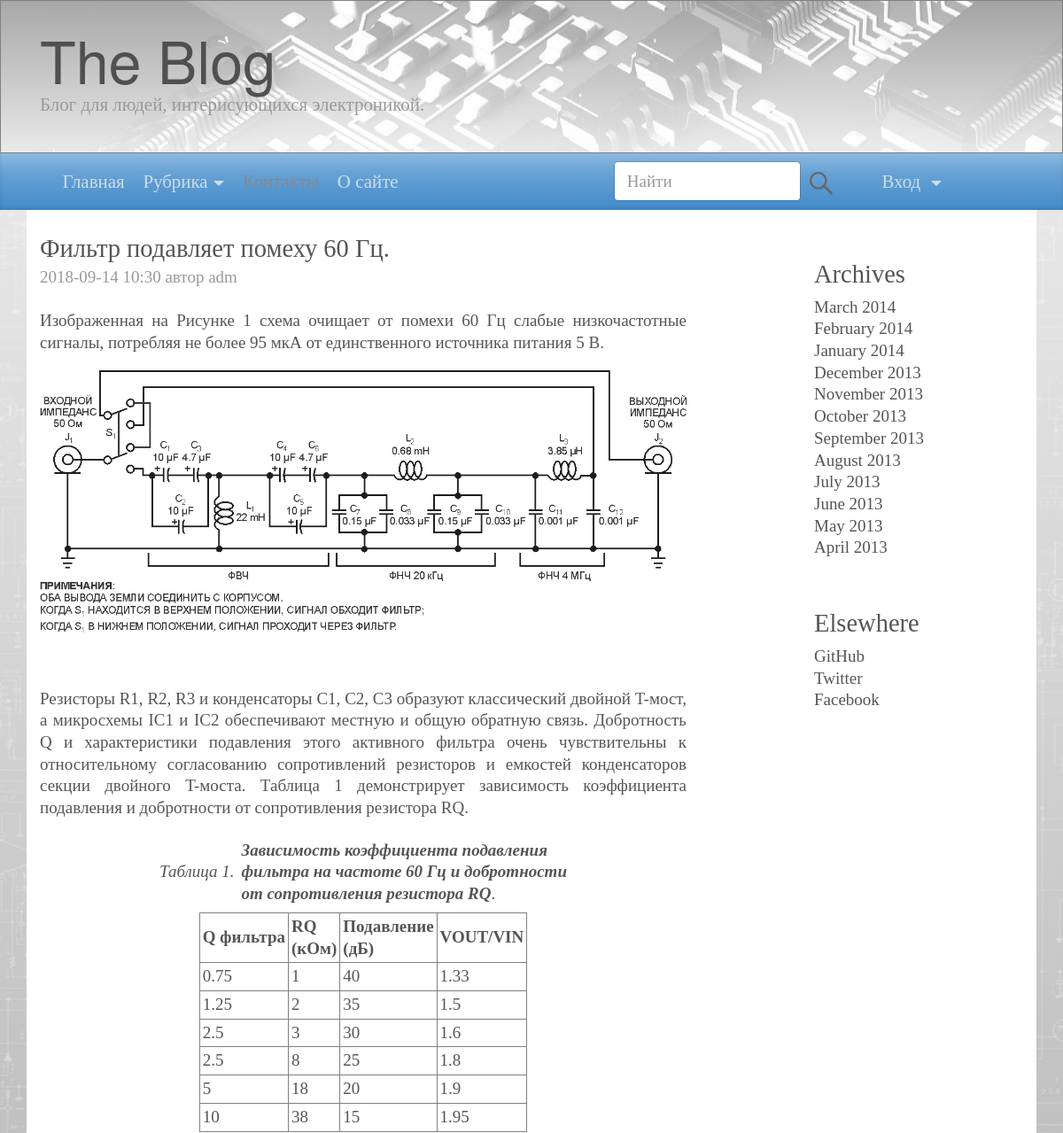
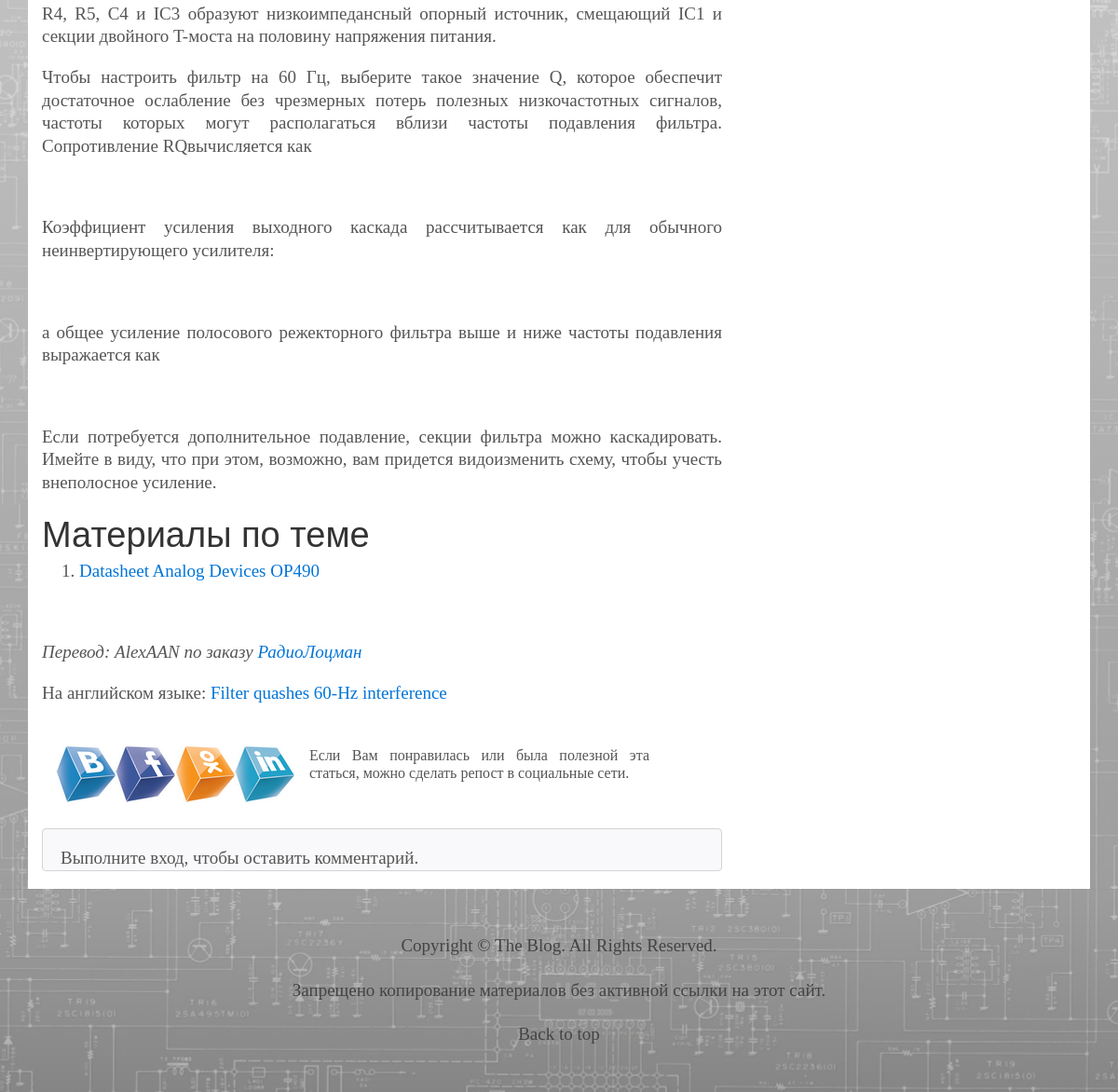
The app's page /article.php?show=54 with its own data (2 pictures, top to bottom).
### tables this page shows
CREATE TABLE `posts` (
  `id` int(10) UNSIGNED NOT NULL,
  `author_id` int(10) UNSIGNED DEFAULT NULL,
  `category_id` int(10) UNSIGNED DEFAULT NULL,
  `pub_date` datetime DEFAULT NULL,
  `title` varchar(220) DEFAULT NULL,
  `art_intro` varchar(800) DEFAULT NULL,
  `art_intro_img` varchar(255) DEFAULT NULL,
  `post_body` text
);

CREATE TABLE `users` (
  `id` int(10) UNSIGNED NOT NULL,
  `usermail` varchar(30) DEFAULT NULL,
  `password` varchar(40) DEFAULT NULL,
  `screen_name` varchar(30) DEFAULT NULL,
  `creation_date` datetime NOT NULL DEFAULT CURRENT_TIMESTAMP
);

### functions.php (called while the page is built, shortened)
<?php
    require_once 'db.php';
    $connection = new mysqli($dbhost, $dbuser, $dbpass, $dbname);
    function queryMysql($query)
    {
        global $connection;
        $result = $connection->query($query);
        return $result;
    }
    function sanitizeString($var)
    {
        global $connection;
        $var = strip_tags($var);
        $var = htmlentities($var);
        $var = stripslashes($var);
        return
            $connection->real_escape_string($var);
    }
?>

### log.php (called while the page is built, shortened)
<?php
	$userLoggedIn = FALSE;
?>

### article.php (the view, shortened to what this page needs)
<?php
    require_once 'main.php' ;
    if(isset($_GET['show']))
    {
        if($_GET['show'] != 'user_articles')
        {
            $art_id = sanitizeString($_GET['show']);
            $result = queryMysql("SELECT
                                    U.id AS u_id,
                                    U.screen_name,
                                    P.pub_date,
                                    P.title,
                                    P.art_intro,
                                    P.art_intro_img,
                                    P.post_body
                                FROM posts P
                                INNER JOIN users U
                                    ON P.author_id=U.id
                                    WHERE P.id='$art_id'");
            $row = $result->fetch_assoc();
            $user_screen_name = $row['screen_name'];
            $pub_date = $row['pub_date'];
            $pub_date = preg_replace( "#(:\d+):\d+#", '$1', $pub_date );
            $title = $row['title'];
            $art_intro = $row['art_intro'];
            $art_intro_img = $row['art_intro_img'];
            $post_body = $row['post_body'];
        }
    }
?>
<div class='main-field style='background-color: lightgrey;'>
    <div class='container-fluid ' >
        <div class='container data-field'>
            <div class='row'>
                <div class='col-md-8 blog-main'>
<?php
                echo "  <div class='blog-post'>
                        <h4 class='blog-post-title'> $title </h4>
                        <p class='blog-post-meta'>$pub_date автор $user_screen_name
                        </p>
                        <p>$art_intro</p>
                        <p><img class='post-preview-img' src='$art_intro_img'></p>
                        <br>
                        <p>$post_body</p>
                        <br>
                        <div class='social-links'>
                            <div class='row'>
                                <div class='pull-xs-left'>
                                    <a href='https://vk.com/share.php?url=http://myblog/article.php?show=55' class='social-vk' target='_blank'>
                                    <img src='/images/000078_social_3d_cubs1_vk.png'>
                                    </a>
                                </div>
                                <div class='pull-xs-left'>
                                    <a href='https://www.facebook.com/sharer.php?url=http://myblog/article.php?show=55&amp;t=<?php the_title(); ?>' class='social-fb' target='_blank'>
                                    <img src='/images/000078_social_3d_cubs1_fb.png'>
                                    </a>
                                </div>
                                <div class='pull-xs-left'>
                                    <a href='http://www.odnoklassniki.ru/dk?st.cmd=addShare&st.s=1&st._surl=<?php the_permalink(); ?>&st.comments=<?php the_title(); ?>' class='social-ok' target='_blank'>
                                        <img src='/images/000078_social_3d_cubs1_ok.png'>
                                    </a>
                                </div>
                                <div class='pull-xs-left'>
                                    <a href='http://www.linkedin.com/shareArticle?mini=true&url=<?php the_permalink() ?>&title=<?php the_title(); ?>&summary=&source=<?php bloginfo('name'); ?>
                                        <img src='/images/000078_social_3d_cubs1_linkedin.png'>
                                    </a>
                                </div>
                                <span class='repost-notification'>Если Вам понравилась или была полезной эта статься, можно сделать репост в социальные сети.
                                </span>
                            </div>
                        </div>
                    </div>";
?>
<?php
                if($userLoggedIn == true)
                {
                    echo "
                    <form class='comments-main' action='article.php?show=$art_id' method='post'>
                        <div class='title-input'>
                            <textarea class='intro-box' id='' name='comment-body'  rows='5' maxlength='1000' placeholder='Комментарий''></textarea>
                        </div>
                        <input type='hidden' name='art_id' value='$art_id'>
                        <button type='submit' class='comment-btn pull-xs-right' style='text-align: center;'>Добавить комментарий</button>
                        <div style='clear: both;''></div>
                    </form>";
                }
                else
                {
                    echo "<div class='comments-main'>
                        <div class='title-input'>
                            Выполните вход, чтобы оставить комментарий.
                        </div>
                    </div>";
                }
?>
                </div>
                <?php
                    require_once "sidebar.php";
                ?>
            </div>
        </div>
    </div>
</div>
<?php
    require_once 'footer.php'
?>

### css/main.css (style rules this page uses)
@media (min-width: 48em) { html { font-size: 19px; height: 100%; } }
html { height: 100%; }
body { font-family: Georgia, "Times New Roman", Times, serif; color: #555; overflow-x: hidden; width: 100%; height: 70%; }
h1, .h1, h2, .h2, h3, .h3 h4, .h4, h5, .h5, h6, .h6 { font-family: "Helvetica Neue", Helvetica, Arial, sans-serif; font-weight: normal; color: #333; }
.container { max-width: 60rem; }
.main-field { background: linear-gradient(rgba(255, 255, 255, 0.9), rgba(255, 255, 255, 0.6)), no-repeat, url(../images/06.jpg); background-position: 50%; }
.data-field { background-color: white; line-height: 1.3em; text-align: justify; }
.blog-post { margin-top: 1.5rem; margin-bottom: 1.5rem; }
.blog-post-title { margin-bottom: .25rem; font-size: 1.5rem; }
.blog-post-meta { margin-bottom: 1.25rem; color: #999; }
.title-input { width: 100%; margin-left: auto; margin-right: auto; }
.post-preview-img { width: 100%; }
.social-links { margin-left: 30px; }
.comments-main { margin-bottom: 1em; background-color: rgba(235, 235, 240, 0.3); padding: 1em 1em 0em; border: 1px solid lightgrey; border-radius: 4px; }
.repost-notification { margin-left: 1em; font-size: 16px; display: inline; float: left; max-width: 50%; line-height: 1.2em; }

### records on screen
posts: title "Фильтр подавляет помеху 60 Гц.", pub_date "2018-09-14 10:30", author.screen_name "adm", art_intro "Изображенная на Рисунке 1 схема очищает от помехи 60 Гц слабые низкочастотные сигналы, потребляя не более 95 мкА от единственного источника питания 5 В.", art_intro_img (picture), post_body "Резисторы R1, R2, R3 и конденсаторы C1, C2, C3 образуют классический двойной T-мост, а микросхемы IC1 и IC2 обеспечивают местную и общую обратную связь. Добротность Q и характеристики подавления этого активного фильтра очень чувствительны к относительному согласованию сопротивлений резисторов и емкостей конденсаторов секции двойного T-моста. Таблица 1 демонстрирует зависимость коэффициента подавления и добротности от сопротивления резистора RQ. Таблица 1. Зависимость коэффициента подавления фильтра на частоте 60 Гц и добротности от сопротивления резистора RQ . Q фильтра RQ (кОм) Подавление (дБ) VOUT/VIN 0.75 1 40 1.33 1.25 2 35 1.5 2.5 3 30 1.6 2.5 8 25 1.8 5 18 20 1.9 10 38 15 1.95 R4, R5,…"
